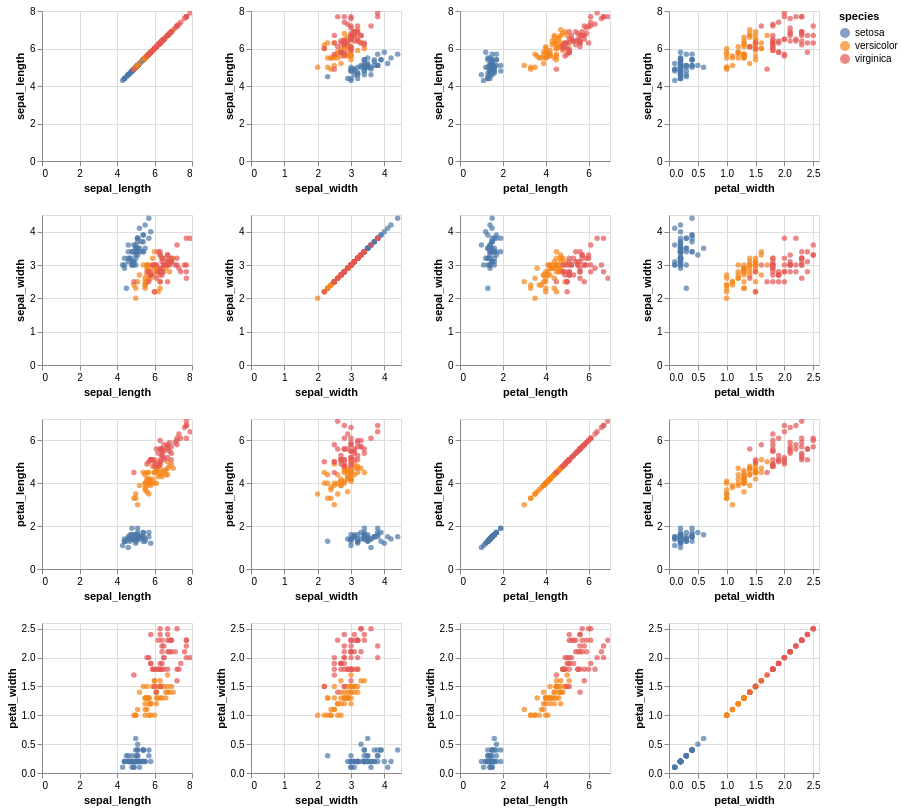

Here is the notebook cell this chart was saved with:
### Markdown cell above
We can use altair to create an interactive scatterplot matrix. Can you create a scatterplot matrix of iris dataset by consulting https://altair-viz.github.io/gallery/scatter_matrix.html?

**Q: Draw an interactive scatterplot matrix for iris dataset in altair**

### Code cell
# Implement
import altair as alt

alt.Chart(iris).mark_circle().encode(
    alt.X(alt.repeat("column"), type="quantitative"),
    alt.Y(alt.repeat("row"), type="quantitative"),
    color="species:N"
).properties(
    width=150,
    height=150
).repeat(
    row=["sepal_length", "sepal_width", "petal_length", "petal_width"],
    column=["sepal_length", "sepal_width", "petal_length", "petal_width"]
).interactive()

### Figure 1 — Vega-Lite specification as saved in the notebook (floating-point values rounded to 4 significant figures; data arrays with more than 128 entries replaced by an {"elided": "..."} marker saying what was removed)
{"config": {"view": {"continuousWidth": 300, "continuousHeight": 300}}, "repeat": {"column": ["sepal_length", "sepal_width", "petal_length", "petal_width"], "row": ["sepal_length", "sepal_width", "petal_length", "petal_width"]}, "spec": {"data": {"name": "data-3a191f69da972c40738d695fb9f41d2b"}, "mark": {"type": "circle"}, "encoding": {"color": {"field": "species", "type": "nominal"}, "x": {"field": {"repeat": "column"}, "type": "quantitative"}, "y": {"field": {"repeat": "row"}, "type": "quantitative"}}, "height": 150, "name": "view_26b5aa069b922e00_0", "width": 150}, "params": [{"name": "param_1e9efca18e7a2868", "select": {"type": "interval", "encodings": ["x", "y"]}, "bind": "scales", "views": ["view_26b5aa069b922e00_0_child__row_sepal_lengthcolumn_sepal_length", "view_26b5aa069b922e00_0_child__row_sepal_lengthcolumn_sepal_width", "view_26b5aa069b922e00_0_child__row_sepal_lengthcolumn_petal_length", "view_26b5aa069b922e00_0_child__row_sepal_lengthcolumn_petal_width", "view_26b5aa069b922e00_0_child__row_sepal_widthcolumn_sepal_length", "view_26b5aa069b922e00_0_child__row_sepal_widthcolumn_sepal_width", "view_26b5aa069b922e00_0_child__row_sepal_widthcolumn_petal_length", "view_26b5aa069b922e00_0_child__row_sepal_widthcolumn_petal_width", "view_26b5aa069b922e00_0_child__row_petal_lengthcolumn_sepal_length", "view_26b5aa069b922e00_0_child__row_petal_lengthcolumn_sepal_width", "view_26b5aa069b922e00_0_child__row_petal_lengthcolumn_petal_length", "view_26b5aa069b922e00_0_child__row_petal_lengthcolumn_petal_width", "view_26b5aa069b922e00_0_child__row_petal_widthcolumn_sepal_length", "view_26b5aa069b922e00_0_child__row_petal_widthcolumn_sepal_width", "view_26b5aa069b922e00_0_child__row_petal_widthcolumn_petal_length", "view_26b5aa069b922e00_0_child__row_petal_widthcolumn_petal_width"]}], "$schema": "https://vega.github.io/schema/vega-lite/v6.1.0.json", "datasets": {"data-3a191f69da972c40738d695fb9f41d2b": {"elided": "150 records"}}}
